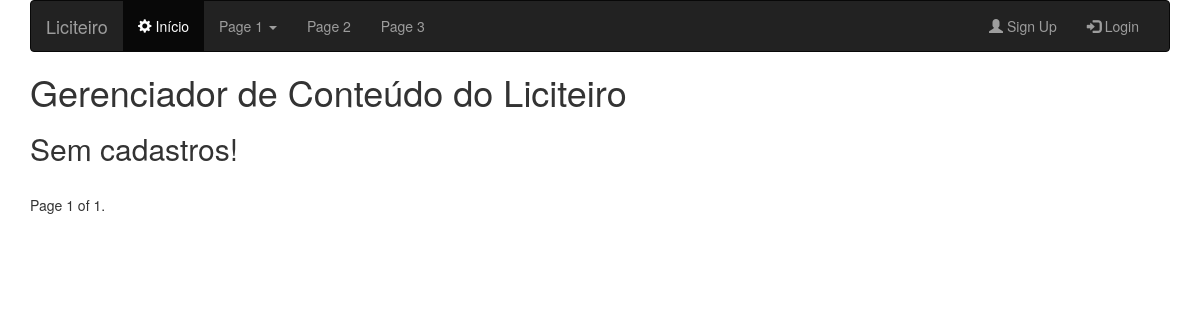
Before: /lista_modalidades_licitacao with the older database file.
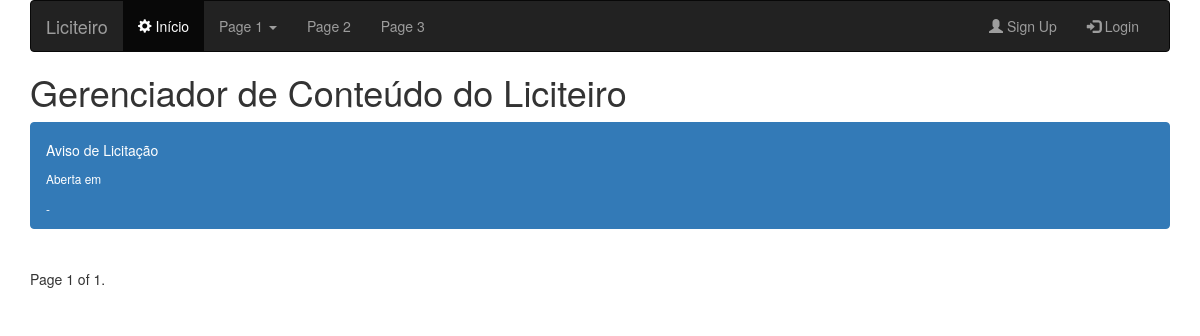
After: the same page with the newer database file.
### app_licitacao/models.py (models this page shows)
class Modalidade_Licitacao(models.Model):
	nome = models.CharField(max_length = 150)
	ativo = models.BooleanField()
	data_criacao = models.DateTimeField(auto_now = True)
	def __unicode__(self):
		return self.nome
	class Meta:
		verbose_name_plural = 'Modalidasdes de Licitação'

### app_licitacao/views.py (the view)
# urls.py: url(r'^lista_modalidades_licitacao',Lista_modalidade_licitacao),
def Lista_modalidade_licitacao(request):
  item_objeto = Modalidade_Licitacao.objects.all()
  paginator = Paginator(item_objeto, 2)
  page = request.GET.get('page')
  try:
    item = paginator.page(page)
  except PageNotAnInteger:
    item = paginator.page(1)
  except EmptyPage:
    item = paginator.page(paginator.num_pages)
  return render(request, "app_licitacao/modalidades_licitacao/lista_modalidades_licitacao.html", {'item': item})

### templates/app_licitacao/modalidades_licitacao/lista_modalidades_licitacao.html (shortened to what this page needs)
{%extends 'base.html'%}
{% load bootstrap_pagination %}
{% load pagination_tags %}
{% block conteudo %}
{% for i in item %}
    <div class="list-group">
      <a href="/item_modalidade_licitacao/{{i.id}}" class="list-group-item list-group-item-action flex-column align-items-start active">
        <div class="d-flex w-100 justify-content-between">
          <h5 class="mb-1">{{i}}</h5>
          <small>Aberta em {{i.abertura}}</small>
        </div>
        <small>{{i.cidade}}-{{i.uf}}</small>
      </a>
    </div>
    {%empty%}
      <h2>Sem cadastros!</h2>
  {%endfor%}
<div class="pagination">
  <span class="step-links">
    <span class="current">
        Page {{ item.number }} of {{ item.paginator.num_pages }}.
    </span>
  </span>
</div>
{%endblock%}

Changed rows visible on the page:
added Modalidade_Licitacao: nome "Aviso de Licitação"
Other visible differences:
text no longer shown: "Sem cadastros!"
